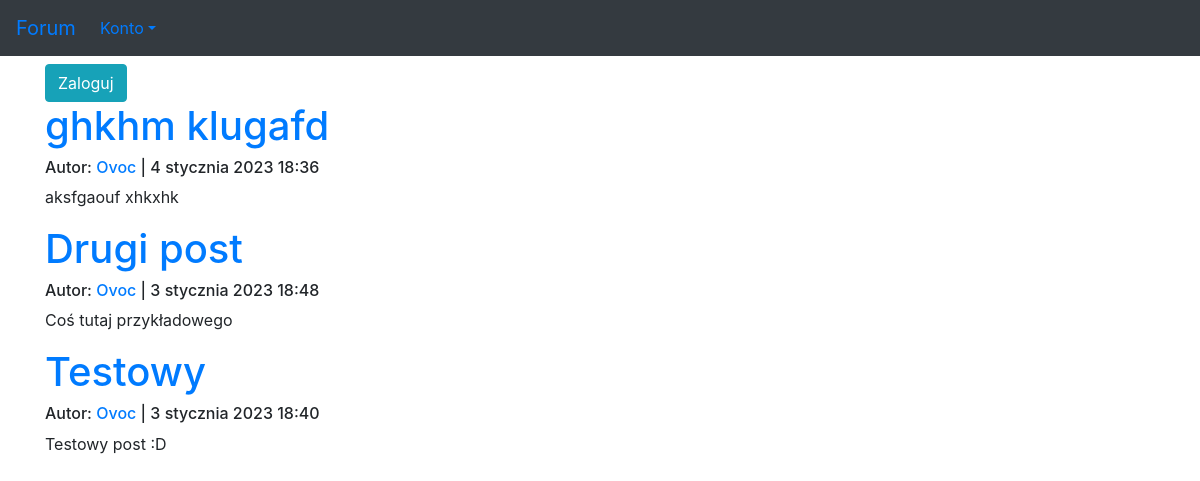
The app's page /, older data.
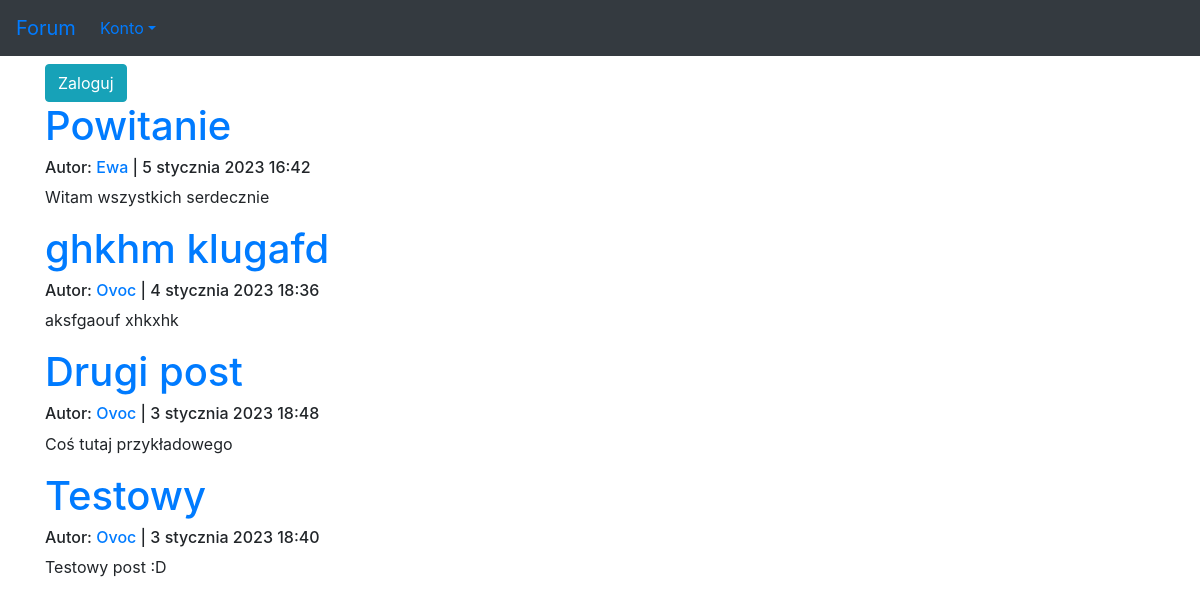
The same page, newer data.
### forum/models.py (models this page shows, shortened)
class Post(models.Model):
    author = models.ForeignKey(User, on_delete=models.CASCADE)
    title = models.CharField(max_length=100)
    description = models.TextField()
    published_date = models.DateTimeField(default=timezone.now)
    updated = models.DateTimeField(blank=True, null=True)
    views = models.IntegerField(default=0)

### forum/views.py (the view)
# urls.py: path('', views.posts_list, name='index'),
def posts_list(request):
    posts = Post.objects.filter(published_date__lte=timezone.now()).order_by('-published_date')
    paginator = Paginator(posts, 10)
    page = request.GET.get('page')
    posts = paginator.get_page(page)
    return render(request, 'forum/index.html', {'posts': posts})

### forum/templates/forum/index.html
{% extends 'szablon.html' %}
{% block tresc %}
    {% if user.is_authenticated %}
        <p><a href="{% url 'forum:new_post' %}" class="btn btn-info" role="button">Nowy post</a></p>
    {% else %}
        <a href="{% url 'users:loguj' %}" class="btn btn-info" role="button">Zaloguj</a>
    {% endif %}
    {% for post in posts %}
        <h1><a href="{% url 'forum:post' pk=post.pk %}">{{ post.title }}</a></h1>
        <h6>
            Autor: <a href="{% url 'users:index' user.id %}">{{ post.author }}</a> | {{ post.published_date }}
        </h6>
        <p>{{ post.description }}</p>
    {% endfor %}
{% endblock tresc %}

Row changes from the older to the newer data that the page shows:
added Post: title "Powitanie", author "Ewa", published_date "5 stycznia 2023 16:42", description "Witam wszystkich serdecznie"
